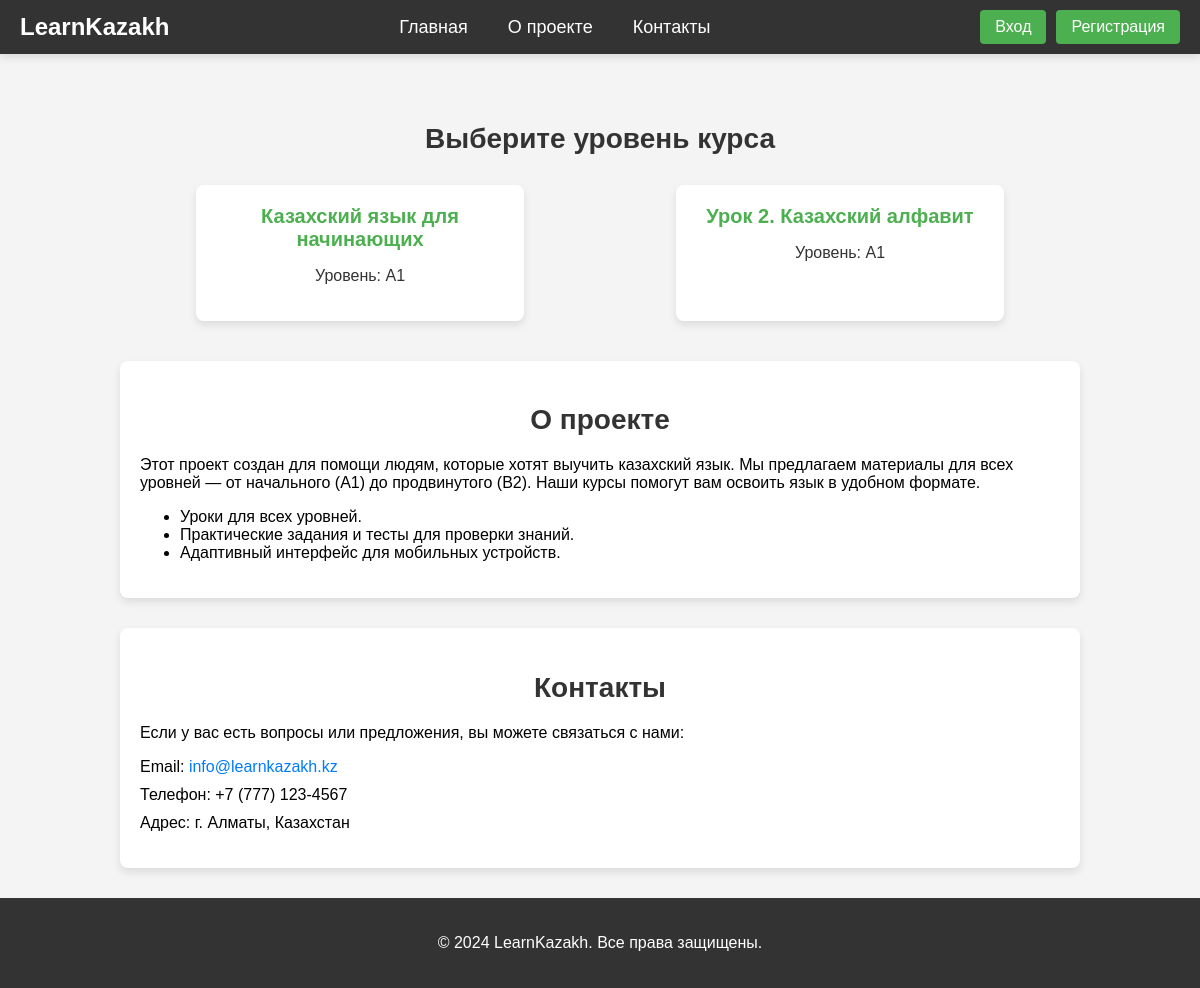
The page / on the database its author committed.
### lessons/models.py (models this page shows, shortened)
class Course(models.Model):
    LEVELS = [
        ('A1', 'A1'),
        ('A2', 'A2'),
        ('B1', 'B1'),
        ('B2', 'B2'),
    ]
    title = models.CharField(max_length=100)
    description = models.TextField()
    level = models.CharField(max_length=2, choices=LEVELS)

### lessons/views.py (the view)
# urls.py: path('', views.home, name='home'),
def home(request):
    courses = Course.objects.all()
    return render(request, 'home.html', {'courses': courses})

### lessons/templates/home.html (shortened to what this page needs)
<!DOCTYPE html>
<html lang="ru">
<head>
</head>
<body>
<header>
    <a href="{% url 'home' %}" class="logo">LearnKazakh</a>
    <nav>
        <a href="{% url 'home' %}">Главная</a>
        <a href="#">О проекте</a>
        <a href="#">Контакты</a>
    </nav>
    <div class="auth-buttons">
        <a href="{% url 'login' %} ">Вход</a>
        <a href="{% url 'register' %}">Регистрация</a>    </div>
</header>
<div class="container">
    <h2 class="section-title">Выберите уровень курса</h2>
<div class="levels">
        {% for course in courses %}
        <a href="{% url 'course_detail' course.id %}" class="level-card">
            <h3>{{ course.title }}</h3>
            <p>Уровень: {{ course.level }}</p>
        </a>
        {% endfor %}
    </div>
    <section class="about-project">
        <h2 class="section-title">О проекте</h2>
        <p>
            Этот проект создан для помощи людям, которые хотят выучить казахский язык. Мы предлагаем материалы для всех уровней — от начального (A1) до продвинутого (B2). Наши курсы помогут вам освоить язык в удобном формате.
        </p>
        <ul>
            <li>Уроки для всех уровней.</li>
            <li>Практические задания и тесты для проверки знаний.</li>
            <li>Адаптивный интерфейс для мобильных устройств.</li>
        </ul>
    </section>
    <section class="contact-info">
        <h2 class="section-title">Контакты</h2>
        <p>Если у вас есть вопросы или предложения, вы можете связаться с нами:</p>
        <ul>
            <li>Email: <a href="mailto:info@learnkazakh.kz">info@learnkazakh.kz</a></li>
            <li>Телефон: +7 (777) 123-4567</li>
            <li>Адрес: г. Алматы, Казахстан</li>
        </ul>
    </section>
</div>
<footer>
    <p>&copy; 2024 LearnKazakh. Все права защищены.</p>
</footer>
</body>
</html>

### lessons/templates/home.html (style rules this page uses)
body { font-family: Arial, sans-serif; margin: 0; padding: 0; background-color: #f4f4f4; }
header { background-color: #333; color: white; padding: 10px 0; position: fixed; width: 100%; top: 0; left: 0; z-index: 1000; box-shadow: 0 4px 8px rgba(0, 0, 0, 0.1); display: flex; justify-content: space-between; align-items: center; }
header .logo { font-size: 24px; font-weight: bold; color: #fff; text-decoration: none; padding-left: 20px; }
nav { display: flex; gap: 20px; margin-right: 40px; }
nav a { color: white; text-decoration: none; font-size: 18px; padding: 5px 10px; }
.auth-buttons { display: flex; gap: 10px; margin-right: 20px; }
.auth-buttons a { color: white; text-decoration: none; padding: 8px 15px; background-color: #4CAF50; border-radius: 4px; }
.container { width: 80%; margin: 0 auto; padding-top: 100px; }
.section-title { text-align: center; font-size: 28px; margin-bottom: 20px; color: #333; }
.levels { display: flex; justify-content: space-around; flex-wrap: wrap; margin-bottom: 30px; }
.level-card { background-color: #fff; padding: 20px; margin: 10px; width: 30%; text-align: center; border-radius: 8px; box-shadow: 0 4px 8px rgba(0, 0, 0, 0.1); text-decoration: none; color: #333; }
.level-card h3 { margin: 0; font-size: 20px; color: #4CAF50; }
.about-project, .contact-info { background-color: #fff; padding: 20px; margin-top: 30px; border-radius: 8px; box-shadow: 0 4px 8px rgba(0, 0, 0, 0.1); }
.contact-info ul { list-style-type: none; padding: 0; }
.contact-info ul li { margin-bottom: 10px; }
.contact-info ul li a { text-decoration: none; color: #007BFF; }
footer { background-color: #333; color: #fff; padding: 20px; text-align: center; margin-top: 30px; }

### rows shown on the page
Course: title "Казахский язык для начинающих", level "A1"
Course: title "Урок 2. Казахский алфавит", level "A1"
